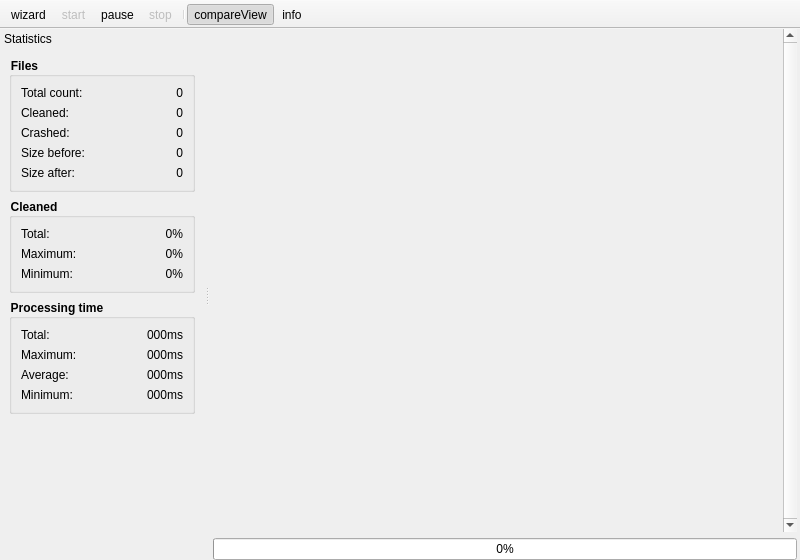
<?xml version="1.0" encoding="UTF-8"?>
<ui version="4.0">
 <class>MainWindow</class>
 <widget class="QMainWindow" name="MainWindow">
  <property name="geometry">
   <rect>
    <x>0</x>
    <y>0</y>
    <width>800</width>
    <height>560</height>
   </rect>
  </property>
  <property name="minimumSize">
   <size>
    <width>800</width>
    <height>0</height>
   </size>
  </property>
  <property name="contextMenuPolicy">
   <enum>Qt::NoContextMenu</enum>
  </property>
  <property name="windowTitle">
   <string notr="true">SVG Cleaner</string>
  </property>
  <property name="windowIcon">
   <iconset resource="../../icons/icons.qrc">
    <normaloff>:/svgcleaner.svgz</normaloff>:/svgcleaner.svgz</iconset>
  </property>
  <widget class="QWidget" name="centralwidget">
   <layout class="QGridLayout" name="gridLayout_2">
    <property name="leftMargin">
     <number>3</number>
    </property>
    <property name="topMargin">
     <number>0</number>
    </property>
    <property name="rightMargin">
     <number>3</number>
    </property>
    <property name="bottomMargin">
     <number>0</number>
    </property>
    <item row="1" column="0" colspan="4">
     <widget class="QProgressBar" name="progressBar">
      <property name="value">
       <number>0</number>
      </property>
     </widget>
    </item>
    <item row="0" column="1" colspan="3">
     <widget class="QScrollBar" name="itemsScroll">
      <property name="maximum">
       <number>0</number>
      </property>
      <property name="pageStep">
       <number>1</number>
      </property>
      <property name="orientation">
       <enum>Qt::Vertical</enum>
      </property>
     </widget>
    </item>
    <item row="0" column="0">
     <widget class="QScrollArea" name="scrollArea">
      <property name="frameShape">
       <enum>QFrame::NoFrame</enum>
      </property>
      <property name="frameShadow">
       <enum>QFrame::Plain</enum>
      </property>
      <property name="verticalScrollBarPolicy">
       <enum>Qt::ScrollBarAlwaysOff</enum>
      </property>
      <property name="horizontalScrollBarPolicy">
       <enum>Qt::ScrollBarAlwaysOff</enum>
      </property>
      <property name="widgetResizable">
       <bool>true</bool>
      </property>
      <widget class="QWidget" name="scrollAreaWidgetContents">
       <property name="geometry">
        <rect>
         <x>0</x>
         <y>0</y>
         <width>576</width>
         <height>501</height>
        </rect>
       </property>
       <layout class="QVBoxLayout" name="itemLayout">
        <property name="margin">
         <number>0</number>
        </property>
       </layout>
      </widget>
     </widget>
    </item>
   </layout>
  </widget>
  <widget class="QToolBar" name="toolBar">
   <property name="windowTitle">
    <string notr="true">ToolBar</string>
   </property>
   <property name="movable">
    <bool>false</bool>
   </property>
   <property name="floatable">
    <bool>false</bool>
   </property>
   <attribute name="toolBarArea">
    <enum>TopToolBarArea</enum>
   </attribute>
   <attribute name="toolBarBreak">
    <bool>false</bool>
   </attribute>
   <addaction name="actionWizard"/>
   <addaction name="actionStart"/>
   <addaction name="actionPause"/>
   <addaction name="actionStop"/>
   <addaction name="separator"/>
   <addaction name="actionCompareView"/>
   <addaction name="actionInfo"/>
  </widget>
  <widget class="QDockWidget" name="dockStatistics">
   <property name="features">
    <set>QDockWidget::NoDockWidgetFeatures</set>
   </property>
   <property name="allowedAreas">
    <set>Qt::LeftDockWidgetArea|Qt::RightDockWidgetArea</set>
   </property>
   <property name="windowTitle">
    <string>Statistics</string>
   </property>
   <attribute name="dockWidgetArea">
    <number>1</number>
   </attribute>
   <widget class="QWidget" name="dockWidgetContents">
    <layout class="QVBoxLayout" name="verticalLayout">
     <item>
      <widget class="QGroupBox" name="gBoxFiles">
       <property name="styleSheet">
        <string notr="true">QGroupBox
{
    font-weight: bold;
}</string>
       </property>
       <property name="title">
        <string>Files</string>
       </property>
       <layout class="QGridLayout" name="gridLayout_5">
        <item row="0" column="0">
         <widget class="QLabel" name="label">
          <property name="text">
           <string>Total count:</string>
          </property>
          <property name="textInteractionFlags">
           <set>Qt::LinksAccessibleByMouse|Qt::TextSelectableByMouse</set>
          </property>
         </widget>
        </item>
        <item row="0" column="1">
         <widget class="QLabel" name="lblITotalFiles">
          <property name="text">
           <string notr="true">0</string>
          </property>
          <property name="alignment">
           <set>Qt::AlignRight|Qt::AlignTrailing|Qt::AlignVCenter</set>
          </property>
          <property name="textInteractionFlags">
           <set>Qt::LinksAccessibleByMouse|Qt::TextSelectableByMouse</set>
          </property>
         </widget>
        </item>
        <item row="1" column="0">
         <widget class="QLabel" name="lbl10">
          <property name="text">
           <string>Cleaned:</string>
          </property>
          <property name="textInteractionFlags">
           <set>Qt::LinksAccessibleByMouse|Qt::TextSelectableByMouse</set>
          </property>
         </widget>
        </item>
        <item row="1" column="1">
         <widget class="QLabel" name="lblICleaned">
          <property name="text">
           <string notr="true">0</string>
          </property>
          <property name="alignment">
           <set>Qt::AlignRight|Qt::AlignTrailing|Qt::AlignVCenter</set>
          </property>
          <property name="textInteractionFlags">
           <set>Qt::LinksAccessibleByMouse|Qt::TextSelectableByMouse</set>
          </property>
         </widget>
        </item>
        <item row="2" column="0" rowspan="3">
         <widget class="QLabel" name="lbl9">
          <property name="text">
           <string>Crashed:</string>
          </property>
          <property name="textInteractionFlags">
           <set>Qt::LinksAccessibleByMouse|Qt::TextSelectableByMouse</set>
          </property>
         </widget>
        </item>
        <item row="2" column="1" rowspan="3">
         <widget class="QLabel" name="lblICrashed">
          <property name="text">
           <string notr="true">0</string>
          </property>
          <property name="alignment">
           <set>Qt::AlignRight|Qt::AlignTrailing|Qt::AlignVCenter</set>
          </property>
          <property name="textInteractionFlags">
           <set>Qt::LinksAccessibleByMouse|Qt::TextSelectableByMouse</set>
          </property>
         </widget>
        </item>
        <item row="5" column="0">
         <widget class="QLabel" name="lbl1">
          <property name="text">
           <string>Size before:</string>
          </property>
          <property name="textInteractionFlags">
           <set>Qt::LinksAccessibleByMouse|Qt::TextSelectableByMouse</set>
          </property>
         </widget>
        </item>
        <item row="6" column="0">
         <widget class="QLabel" name="lbl2">
          <property name="text">
           <string>Size after:</string>
          </property>
          <property name="textInteractionFlags">
           <set>Qt::LinksAccessibleByMouse|Qt::TextSelectableByMouse</set>
          </property>
         </widget>
        </item>
        <item row="5" column="1">
         <widget class="QLabel" name="lblITotalSizeBefore">
          <property name="text">
           <string notr="true">0</string>
          </property>
          <property name="alignment">
           <set>Qt::AlignRight|Qt::AlignTrailing|Qt::AlignVCenter</set>
          </property>
          <property name="textInteractionFlags">
           <set>Qt::LinksAccessibleByMouse|Qt::TextSelectableByMouse</set>
          </property>
         </widget>
        </item>
        <item row="6" column="1">
         <widget class="QLabel" name="lblITotalSizeAfter">
          <property name="text">
           <string notr="true">0</string>
          </property>
          <property name="alignment">
           <set>Qt::AlignRight|Qt::AlignTrailing|Qt::AlignVCenter</set>
          </property>
          <property name="textInteractionFlags">
           <set>Qt::LinksAccessibleByMouse|Qt::TextSelectableByMouse</set>
          </property>
         </widget>
        </item>
       </layout>
      </widget>
     </item>
     <item>
      <widget class="QGroupBox" name="gBoxCleaned">
       <property name="styleSheet">
        <string notr="true">QGroupBox
{
    font-weight: bold;
}</string>
       </property>
       <property name="title">
        <string>Cleaned</string>
       </property>
       <layout class="QGridLayout" name="gridLayout_4">
        <item row="1" column="0" rowspan="2">
         <widget class="QLabel" name="lbl3">
          <property name="text">
           <string>Maximum:</string>
          </property>
          <property name="textInteractionFlags">
           <set>Qt::LinksAccessibleByMouse|Qt::TextSelectableByMouse</set>
          </property>
         </widget>
        </item>
        <item row="1" column="1" rowspan="2">
         <widget class="QLabel" name="lblIMaxCompress">
          <property name="text">
           <string notr="true">0%</string>
          </property>
          <property name="alignment">
           <set>Qt::AlignRight|Qt::AlignTrailing|Qt::AlignVCenter</set>
          </property>
          <property name="textInteractionFlags">
           <set>Qt::LinksAccessibleByMouse|Qt::TextSelectableByMouse</set>
          </property>
         </widget>
        </item>
        <item row="3" column="0" rowspan="3">
         <widget class="QLabel" name="lbl4">
          <property name="text">
           <string>Minimum:</string>
          </property>
          <property name="textInteractionFlags">
           <set>Qt::LinksAccessibleByMouse|Qt::TextSelectableByMouse</set>
          </property>
         </widget>
        </item>
        <item row="3" column="1" rowspan="3">
         <widget class="QLabel" name="lblIMinCompress">
          <property name="text">
           <string notr="true">0%</string>
          </property>
          <property name="alignment">
           <set>Qt::AlignRight|Qt::AlignTrailing|Qt::AlignVCenter</set>
          </property>
          <property name="textInteractionFlags">
           <set>Qt::LinksAccessibleByMouse|Qt::TextSelectableByMouse</set>
          </property>
         </widget>
        </item>
        <item row="0" column="0">
         <widget class="QLabel" name="lbl5">
          <property name="text">
           <string>Total:</string>
          </property>
          <property name="textInteractionFlags">
           <set>Qt::LinksAccessibleByMouse|Qt::TextSelectableByMouse</set>
          </property>
         </widget>
        </item>
        <item row="0" column="1">
         <widget class="QLabel" name="lblIAverComp">
          <property name="text">
           <string notr="true">0%</string>
          </property>
          <property name="alignment">
           <set>Qt::AlignRight|Qt::AlignTrailing|Qt::AlignVCenter</set>
          </property>
          <property name="textInteractionFlags">
           <set>Qt::LinksAccessibleByMouse|Qt::TextSelectableByMouse</set>
          </property>
         </widget>
        </item>
       </layout>
      </widget>
     </item>
     <item>
      <widget class="QGroupBox" name="gBoxTime">
       <property name="styleSheet">
        <string notr="true">QGroupBox
{
    font-weight: bold;
}</string>
       </property>
       <property name="title">
        <string>Processing time</string>
       </property>
       <layout class="QGridLayout" name="gridLayout_3">
        <item row="0" column="0">
         <widget class="QLabel" name="lbl6">
          <property name="text">
           <string>Total:</string>
          </property>
          <property name="textInteractionFlags">
           <set>Qt::LinksAccessibleByMouse|Qt::TextSelectableByMouse</set>
          </property>
         </widget>
        </item>
        <item row="1" column="0">
         <widget class="QLabel" name="label_2">
          <property name="text">
           <string>Maximum:</string>
          </property>
          <property name="textInteractionFlags">
           <set>Qt::LinksAccessibleByMouse|Qt::TextSelectableByMouse</set>
          </property>
         </widget>
        </item>
        <item row="2" column="0">
         <widget class="QLabel" name="lbl7">
          <property name="text">
           <string>Average:</string>
          </property>
          <property name="textInteractionFlags">
           <set>Qt::LinksAccessibleByMouse|Qt::TextSelectableByMouse</set>
          </property>
         </widget>
        </item>
        <item row="3" column="0">
         <widget class="QLabel" name="label_3">
          <property name="text">
           <string>Minimum:</string>
          </property>
          <property name="textInteractionFlags">
           <set>Qt::LinksAccessibleByMouse|Qt::TextSelectableByMouse</set>
          </property>
         </widget>
        </item>
        <item row="3" column="1">
         <widget class="QLabel" name="lblIMinTime">
          <property name="text">
           <string>000ms</string>
          </property>
          <property name="alignment">
           <set>Qt::AlignRight|Qt::AlignTrailing|Qt::AlignVCenter</set>
          </property>
          <property name="textInteractionFlags">
           <set>Qt::LinksAccessibleByMouse|Qt::TextSelectableByMouse</set>
          </property>
         </widget>
        </item>
        <item row="2" column="1">
         <widget class="QLabel" name="lblIAverageTime">
          <property name="text">
           <string>000ms</string>
          </property>
          <property name="alignment">
           <set>Qt::AlignRight|Qt::AlignTrailing|Qt::AlignVCenter</set>
          </property>
          <property name="textInteractionFlags">
           <set>Qt::LinksAccessibleByMouse|Qt::TextSelectableByMouse</set>
          </property>
         </widget>
        </item>
        <item row="1" column="1">
         <widget class="QLabel" name="lblIMaxTime">
          <property name="text">
           <string>000ms</string>
          </property>
          <property name="alignment">
           <set>Qt::AlignRight|Qt::AlignTrailing|Qt::AlignVCenter</set>
          </property>
          <property name="textInteractionFlags">
           <set>Qt::LinksAccessibleByMouse|Qt::TextSelectableByMouse</set>
          </property>
         </widget>
        </item>
        <item row="0" column="1">
         <widget class="QLabel" name="lblIFullTime">
          <property name="minimumSize">
           <size>
            <width>100</width>
            <height>0</height>
           </size>
          </property>
          <property name="text">
           <string>000ms</string>
          </property>
          <property name="alignment">
           <set>Qt::AlignRight|Qt::AlignTrailing|Qt::AlignVCenter</set>
          </property>
          <property name="textInteractionFlags">
           <set>Qt::LinksAccessibleByMouse|Qt::TextSelectableByMouse</set>
          </property>
         </widget>
        </item>
       </layout>
      </widget>
     </item>
     <item>
      <spacer name="verticalSpacer">
       <property name="orientation">
        <enum>Qt::Vertical</enum>
       </property>
       <property name="sizeHint" stdset="0">
        <size>
         <width>20</width>
         <height>40</height>
        </size>
       </property>
      </spacer>
     </item>
    </layout>
   </widget>
  </widget>
  <action name="actionWizard">
   <property name="icon">
    <iconset resource="../../icons/icons.qrc">
     <normaloff>:/wizard.svgz</normaloff>:/wizard.svgz</iconset>
   </property>
   <property name="text">
    <string notr="true">wizard</string>
   </property>
   <property name="iconText">
    <string notr="true">wizard</string>
   </property>
   <property name="shortcut">
    <string notr="true">Ctrl+W</string>
   </property>
  </action>
  <action name="actionStart">
   <property name="enabled">
    <bool>false</bool>
   </property>
   <property name="icon">
    <iconset resource="../../icons/icons.qrc">
     <normaloff>:/start.svgz</normaloff>:/start.svgz</iconset>
   </property>
   <property name="text">
    <string notr="true">start</string>
   </property>
   <property name="iconText">
    <string notr="true">start</string>
   </property>
   <property name="shortcut">
    <string notr="true">Ctrl+R</string>
   </property>
  </action>
  <action name="actionStop">
   <property name="enabled">
    <bool>false</bool>
   </property>
   <property name="icon">
    <iconset resource="../../icons/icons.qrc">
     <normaloff>:/stop.svgz</normaloff>:/stop.svgz</iconset>
   </property>
   <property name="text">
    <string notr="true">stop</string>
   </property>
   <property name="iconText">
    <string notr="true">stop</string>
   </property>
   <property name="shortcut">
    <string notr="true">Ctrl+S</string>
   </property>
  </action>
  <action name="actionInfo">
   <property name="icon">
    <iconset resource="../../icons/icons.qrc">
     <normaloff>:/information.svgz</normaloff>:/information.svgz</iconset>
   </property>
   <property name="text">
    <string notr="true">info</string>
   </property>
   <property name="iconText">
    <string notr="true">info</string>
   </property>
   <property name="toolTip">
    <string>Information</string>
   </property>
  </action>
  <action name="actionCompareView">
   <property name="checkable">
    <bool>true</bool>
   </property>
   <property name="checked">
    <bool>true</bool>
   </property>
   <property name="enabled">
    <bool>true</bool>
   </property>
   <property name="icon">
    <iconset resource="../../icons/icons.qrc">
     <normaloff>:/thumbs-on.svgz</normaloff>:/thumbs-on.svgz</iconset>
   </property>
   <property name="text">
    <string notr="true">compareView</string>
   </property>
   <property name="iconText">
    <string notr="true">compareView</string>
   </property>
   <property name="toolTip">
    <string>Compare view</string>
   </property>
  </action>
  <action name="actionPause">
   <property name="icon">
    <iconset resource="../../icons/icons.qrc">
     <normaloff>:/pause.svgz</normaloff>:/pause.svgz</iconset>
   </property>
   <property name="text">
    <string notr="true">pause</string>
   </property>
   <property name="iconText">
    <string notr="true">pause</string>
   </property>
   <property name="shortcut">
    <string notr="true">Ctrl+R</string>
   </property>
  </action>
 </widget>
 <resources>
  <include location="../../icons/icons.qrc"/>
 </resources>
 <connections/>
</ui>
